Frame 1 (no input): blank canvas, image omitted
Frame 60 (no input): blank canvas, image omitted
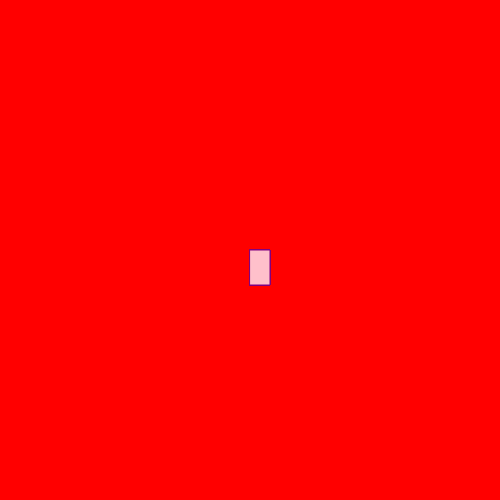
Frame 120 (the mouse pressed at the canvas centre since frame 60)

The p5.js sketch whose frames 1 and 60 were blank and that drew this single picture after the mouse press (run headless with seeded random() and noise() and a simulated clock; from frame 60 on, the mouse is pressed at the canvas centre):

// p5.js sketch
// ── sketch.js
function setup() {
    createCanvas(500, 500);
       background("red");
  }
  
  function draw() {
    
    stroke("purple")
    fill("pink");
    
    // console.log(mouseIsPressed)
    
    if (mouseIsPressed) {
      rect (mouseX,mouseY,20,35);
    }
  }
